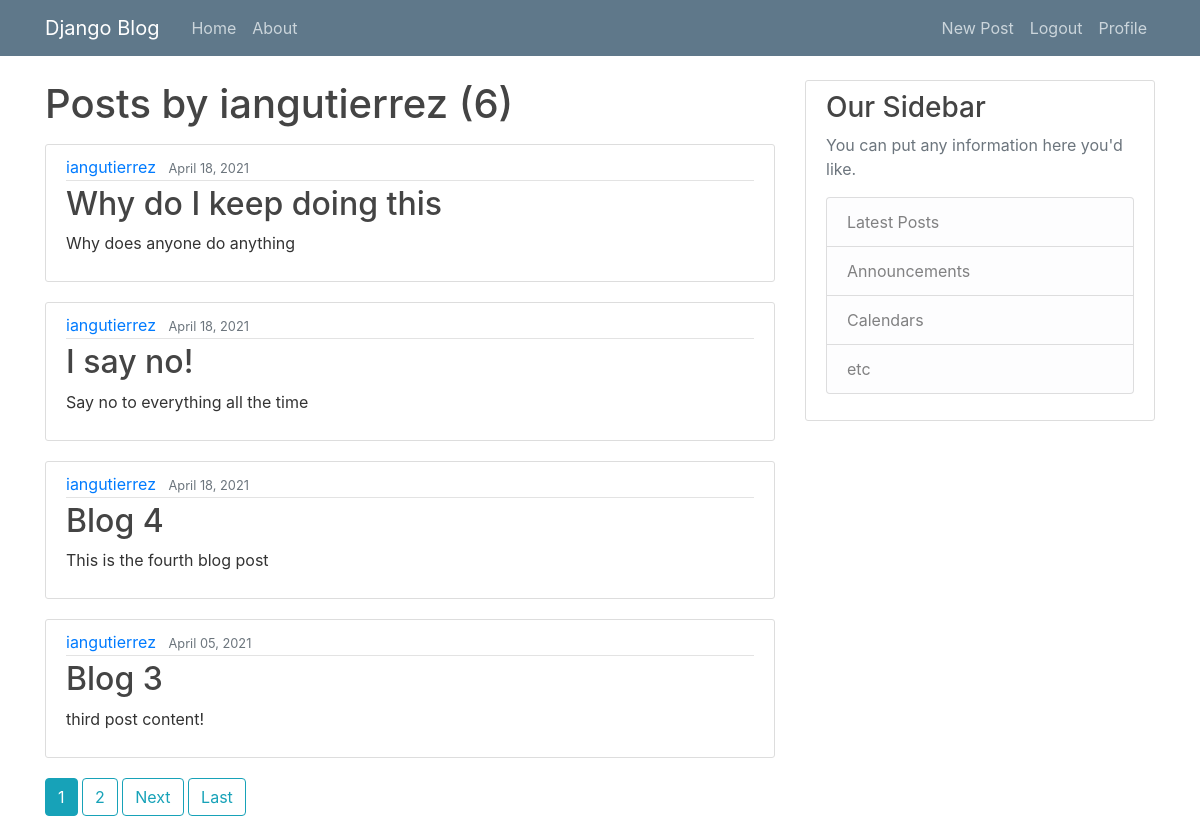
Page /user/iangutierrez (signed in) on the committed database.
### blog/models.py (models this page shows, shortened)
class Post(models.Model):
    title = models.CharField(max_length=100)
    content = models.TextField()
    date_posted = models.DateTimeField(default=timezone.now)
    author = models.ForeignKey(User, on_delete=models.CASCADE)

### blog/views.py (the view)
# urls.py: path('user/<str:username>', UserPostListView.as_view(), name='user-posts'),
class UserPostListView(ListView):
    model = Post
    template_name = 'blog/user_posts.html'
    context_object_name = 'posts'
    paginate_by = 4
    def get_queryset(self):
        user = get_object_or_404(User, username=self.kwargs.get('username'))
        return Post.objects.filter(author=user).order_by('-date_posted')

### blog/templates/blog/user_posts.html (shortened to what this page needs)
{% extends "blog/base.html" %}
{% block content %}
    <h1 class='mb-3'> Posts by {{ view.kwargs.username }} ({{ page_obj.paginator.count }})</h1>
    {% for post in posts %}
        <article class="media content-section">
        <div class="media-body">
            <div class="article-metadata">
            <a class="mr-2" href="{% url 'user-posts' post.author.username %}">{{ post.author }}</a>
            <small class="text-muted">{{ post.date_posted|date:"F d, Y" }}</small>
            </div>
            <h2><a class="article-title" href="{% url 'post-detail' post.id %}">{{ post.title }}</a></h2>
            <p class="article-content">{{ post.content }}</p>
        </div>
        </article>
    {% endfor %}
    {% if is_paginated %}
      {% for num in page_obj.paginator.page_range %}
        {% if page_obj.number == num %}
          <a class='btn btn-info mb-4' href="?page={{ num }}">{{ num }}</a>
        {% elif num > page_obj.number|add:'-3' and num < page_obj.number|add:'3' %}
          <a class='btn btn-outline-info mb-4' href="?page={{ num }}">{{ num }}</a>
        {% endif %}
      {% endfor %}
      {%if page_obj.has_next %}
        <a class='btn btn-outline-info mb-4' href="?page={{ page_obj.nex_page_number }}">Next</a>
        <a class='btn btn-outline-info mb-4' href="?page={{ page_obj.paginator.num_pages }}">Last</a>
      {% endif %}
    {% endif %}
{% endblock content %}

### blog/static/blog/main.css (style rules this page uses)
body { background: fafafa; color: #333333; margin-top: 5rem; }
h1, h2, h3, h4, h5, h6 { color: #444444; }
.content-section { background: #ffffff; padding: 10px 20px; border: 1px solid #dddddd; border-radius: 3px; margin-bottom: 20px; }
.article-title { color: #444444; }
.article-content { white-space: pre-line; }
.article-metadata { padding-bottom: 1px; margin-bottom: 4px; border-bottom: 1px solid #e3e3e3 }

### rows in the picture
Post: author "iangutierrez", date_posted "April 18, 2021", title "Why do I keep doing this", content "Why does anyone do anything"
Post: author "iangutierrez", date_posted "April 18, 2021", title "I say no!", content "Say no to everything all the time"
Post: author "iangutierrez", date_posted "April 18, 2021", title "Blog 4", content "This is the fourth blog post"
Post: author "iangutierrez", date_posted "April 05, 2021", title "Blog 3", content "third post content!"

### other values in the picture
{{ view.kwargs.username }} "iangutierrez"
{{ page_obj.paginator.count }} "6"
{{ num }} "1"
{{ num }} "2"
